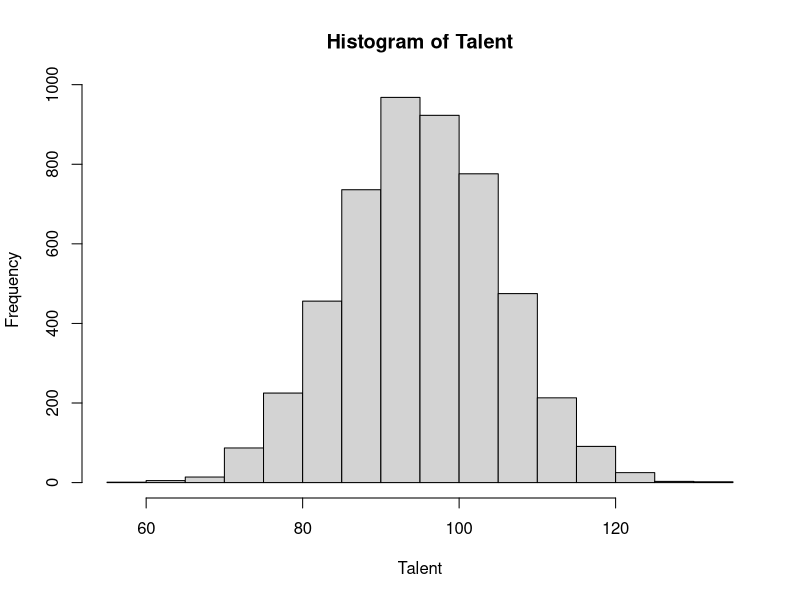
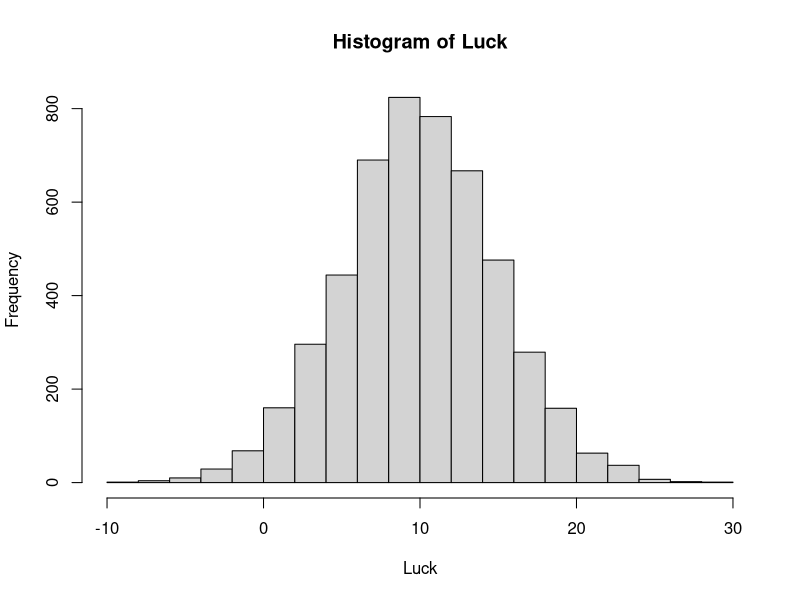
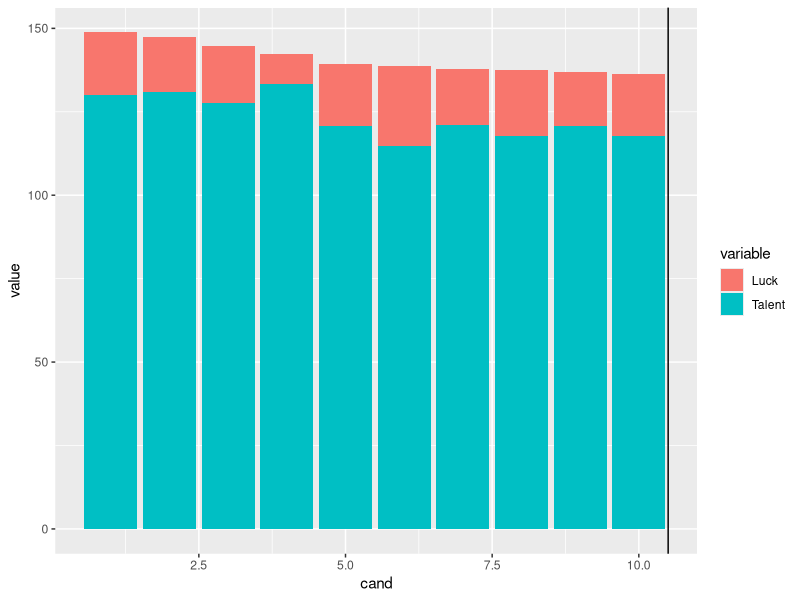
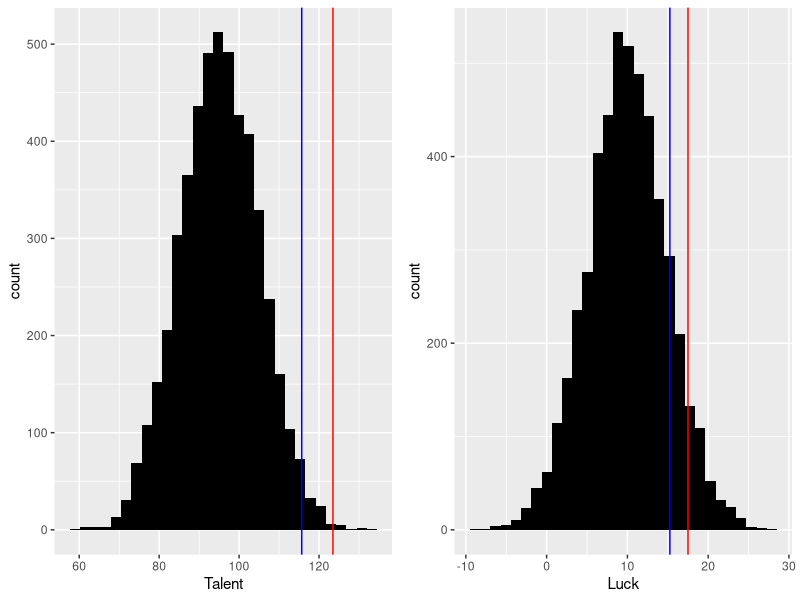

R code for these plots, in order:
set.seed(888)

Talent <- rnorm(5000, 95, 10)
hist(Talent)

Luck <- rnorm(5000, 10, 5)
hist(Luck)

Overall <- list()
Overall$Talent <- Talent
Overall$Luck <- Luck
Overall$Score <- Talent+Luck
Overall <- as.data.frame(Overall)

library(ggplot2)
Overall<- Overall[order(-Overall$Score),]

Choosen <- Overall[1:10,]

cand <- seq(1,nrow(Choosen))

Choosen2 <- cbind(cand,Choosen)

library(reshape2)

Choosen3 <- melt(Choosen2[,1:3],                                 
                   id.vars = c("cand"))

Choosen3 <- Choosen3[order(Choosen3$cand,decreasing = TRUE),]

Choosen3$variable <- factor(Choosen3$variable,levels=c("Luck","Talent"))

ggplot(Choosen3, aes(fill=variable, y=value, x=cand)) + 
  geom_bar(stat="identity") +
  geom_vline(xintercept = 10.5)

top10_talent <- mean(Choosen2$Talent[1:10])
top10_luck <- mean(Choosen2$Luck[1:10])

top10_talent 
top10_luck

top50_talent <- mean(Overall$Talent[45:55])
top50_luck <- mean(Overall$Luck[45:55])

top50_talent
top50_luck


Talent <- as.data.frame(Talent)
Luck <- as.data.frame(Luck)

Tlt <- ggplot(Talent,aes(x=Talent))+geom_histogram(bins=30,fill="black") +
        geom_vline(xintercept = top10_talent, colour = "red") +
        geom_vline(xintercept = top50_talent, colour = "blue") 


lck <- ggplot(Luck,aes(x=Luck))+geom_histogram(bins=30,fill="black")+
        geom_vline(xintercept = top10_luck, colour = "red") +
        geom_vline(xintercept = top50_luck, colour = "blue") 

library(ggpubr)
ggarrange(Tlt,lck)


